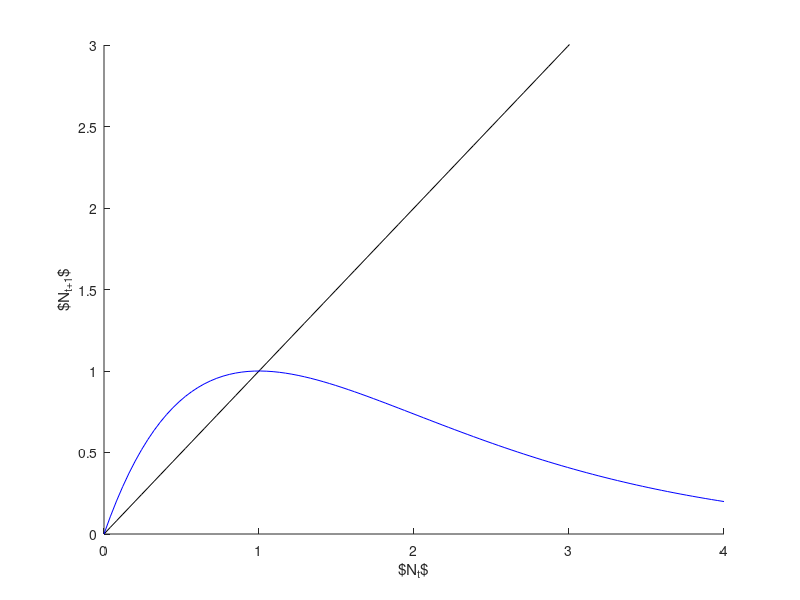

This figure's MATLAB source: (Note: this script raises an error after producing the figure.)

clear all
close all
clc


fs=15; % Set fontsize

N=linspace(0,4);

for r=[1 2.1 3]
    figure
    hold on
    plot(N,N,'k') % Plot N(t)=N(t+1)
    plot(N,N.*exp(r*(1-N)),'b') % Plot N(t+1)=f(N(t))
    axis([0 4 0 3])
    xlabel('$N_t$')
    ylabel('$N_{t+1}$')
    
    Cobweb(0.1,r,'r')
    Cobweb(4,r,'g')
    Cobweb(3,r,'m')
    set(gca,'fontsize',fs) % Set fontsize.
    export_fig(['../Pictures/Ricker_cobweb_r',num2str(r),'.png'],'-r300')
end
function Cobweb(N0,r,c)
% The following for loop computes the first 100 iteration values.
Nt(1)=N0;
for i=1:100
    Nt(i+1)=Nt(i)*exp(r*(1-Nt(i)));
end

% The following code plots the cobweb.
plot([Nt(1) Nt(1)],[0 Nt(2)],c,'linewidth',1)
for i=1:100-2
    plot([Nt(i) Nt(i+1)],[Nt(i+1) Nt(i+1)],c,'linewidth',1)
    plot([Nt(i+1) Nt(i+1)],[Nt(i+1) Nt(i+2)],c,'linewidth',1)
end
end